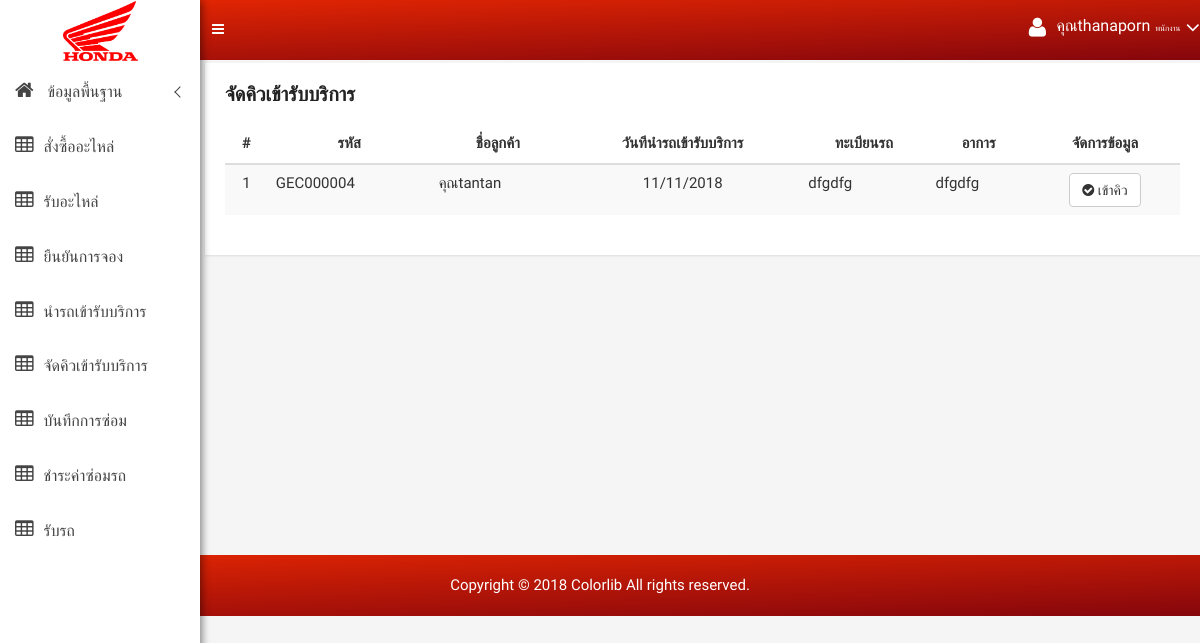
The page /quene_list.php (signed in) on the database as committed earlier.
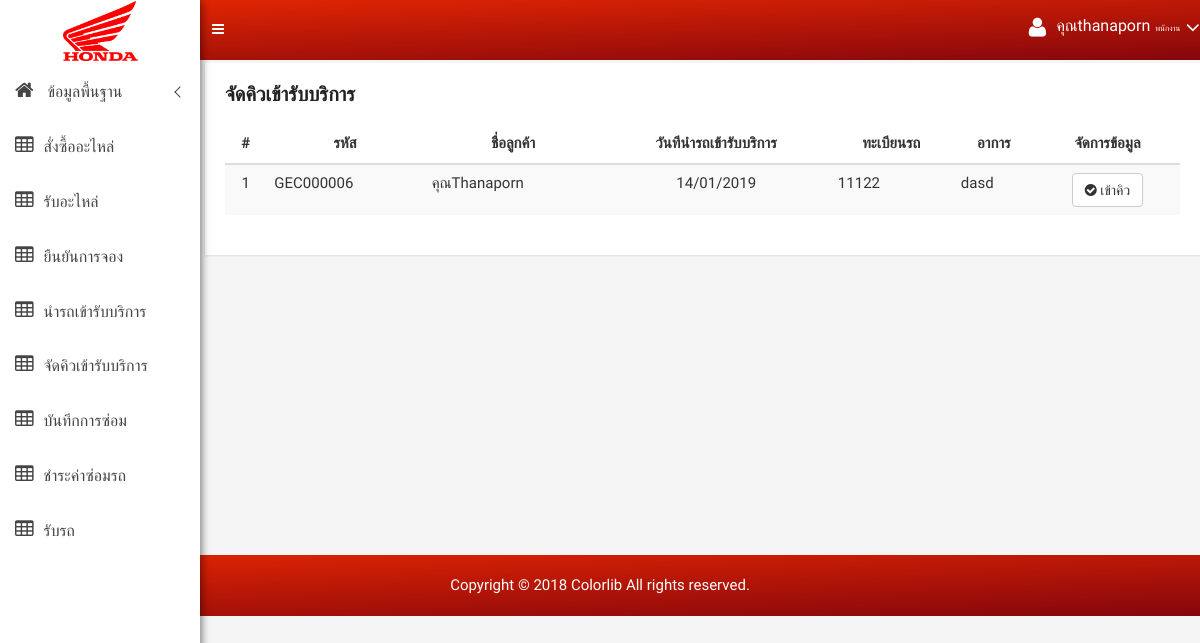
The same page on the database as committed later.
### tables this page shows
CREATE TABLE `get_car` (
  `gc_id` varchar(30) NOT NULL,
  `gc_date` date DEFAULT NULL,
  `gc_doc` varchar(50) DEFAULT NULL,
  `gc_text` varchar(50) DEFAULT NULL,
  `cus_id` varchar(30) DEFAULT NULL,
  `rs_id` varchar(30) DEFAULT NULL,
  `co_id` varchar(30) DEFAULT NULL,
  `gc_status` int(1) DEFAULT NULL,
  PRIMARY KEY (`gc_id`)
);

CREATE TABLE `customer` (
  `cus_id` varchar(30) NOT NULL,
  `cus_user` varchar(255) DEFAULT NULL,
  `cus_pass` varchar(255) DEFAULT NULL,
  `cus_name` varchar(50) DEFAULT NULL,
  `cus_add` text,
  `cus_tel` varchar(30) DEFAULT NULL,
  `co_id` varchar(30) DEFAULT NULL,
  PRIMARY KEY (`cus_id`),
  KEY `co_id` (`co_id`)
);

### config.php (called while the page is built, shortened)
<?php
function FormatDay($mydate){
    $originalDate = $mydate;
    $newDate = date("d/m/Y", strtotime($originalDate));
    return $newDate;
}
?>

### quene_list.php (the view)
<?php include "sitebar.php"; ?>
<?php include "header.php"; ?>
<div class="container-fluid">
    <div class="product-status-wrap">
        <h4>จัดคิวเข้ารับบริการ</h4>
        <div class="row">
            <div class="col-md-12">
                <table class="table table-striped table-hover">
                    <thead>
                    <tr>
                        <th class="text-center">#</th>
                        <th class="text-center">รหัส</th>
                        <th class="text-center">ชื่อลูกค้า</th>
                        <th class="text-center">วันทีนำรถเข้ารับบริการ</th>
                        <th class="text-center">ทะเบียนรถ</th>
                        <th class="text-center">อาการ</th>
                        <th class="text-center">จัดการข้อมูล</th>
                    </tr>
                    </thead>
                    <tbody>
                    <?php
                    $n = 0;
                    if (isset($_GET['search'])) {
                        $sql = "select * from get_car where gc_status='0' and  gc_id like '%" . $_GET['search'] . "%' order by gc_id asc";
                    } else {
                        $sql = "select * from get_car where gc_status='0' order by gc_id asc";
                    }
                    $query = mysqli_query($connect, $sql);
                    if (mysqli_num_rows($query) > 0 ) {
                        while ($array = mysqli_fetch_array($query)) {
                            $n++;
                            $sql2 = "select * from customer where cus_id='".$array['cus_id']."'";
                            $query2 = mysqli_query($connect, $sql2);
                            $array2 = mysqli_fetch_array($query2);
                            ?>
                            <tr>
                                <td class="text-center" scope="row"><?= $n; ?></td>
                                <td style="max-width: 200px"><?= $array['gc_id'] ?></td>
                                <td style="max-width: 200px">คุณ<?= $array2['cus_name'] ?></td>
                                <td style="max-width: 200px" class="text-center"><?= FormatDay($array['gc_date']) ?></td>
                                <td><?= $array['gc_doc'] ?></td>
                                <td><?= $array['gc_text'] ?></td>
                                <td class="text-center">
                                    <a data-toggle="tooltip" onclick="return confirm('ยืนยันการเข้าคิว ?')" href="quene_save.php?id=<?= $array['gc_id'] ?>" class="btn btn-default" data-original-title="Confirm"><i class="fa fa-check-circle" aria-hidden="true"> เข้าคิว</i></a>
                                </td>
                            </tr>
                            <?php
                        }
                    } else {
                        ?>
                        <tr>
                            <th style="text-align: center;color: red;" colspan="6"> ไม่พบข้อมูล</th>
                        </tr>
                        <?php
                    }
                    ?>
                    </tbody>
                </table>
            </div>
        </div>
    </div>
</div>
<br><br><br><br><br><br><br><br><br><br><br><br><br><br><br>
<?php include "footer.php"; ?>

Rows that differ between the two databases and show on the page:
no longer on this page (row edited): get_car: gc_id "GEC000004", cus.cus_name "tantan", gc_date "11/11/2018", gc_doc "dfgdfg", gc_text "dfgdfg"
added get_car: gc_id "GEC000006", cus.cus_name "Thanaporn", gc_date "14/01/2019", gc_doc "11122", gc_text "dasd"
